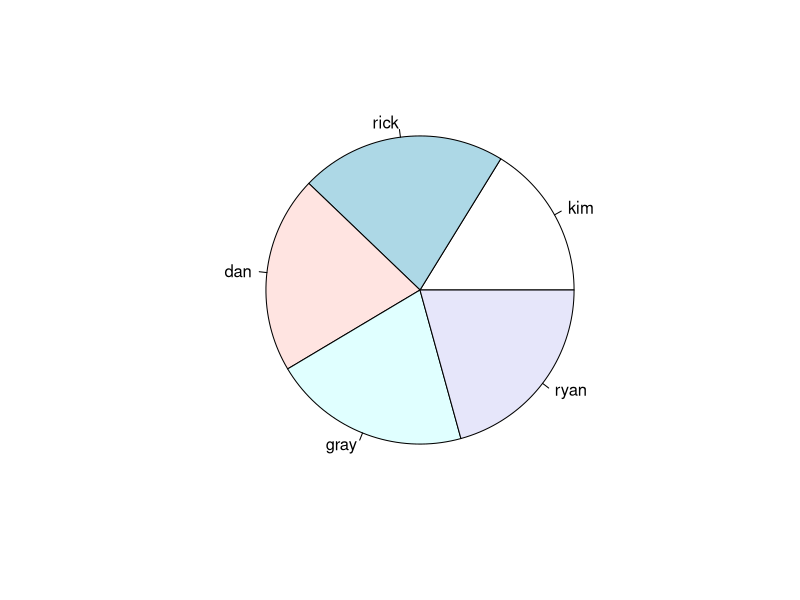
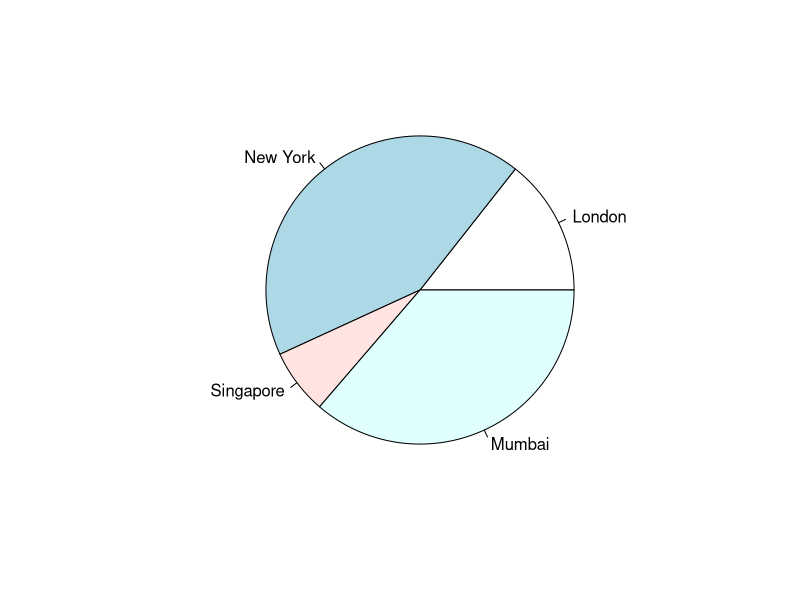
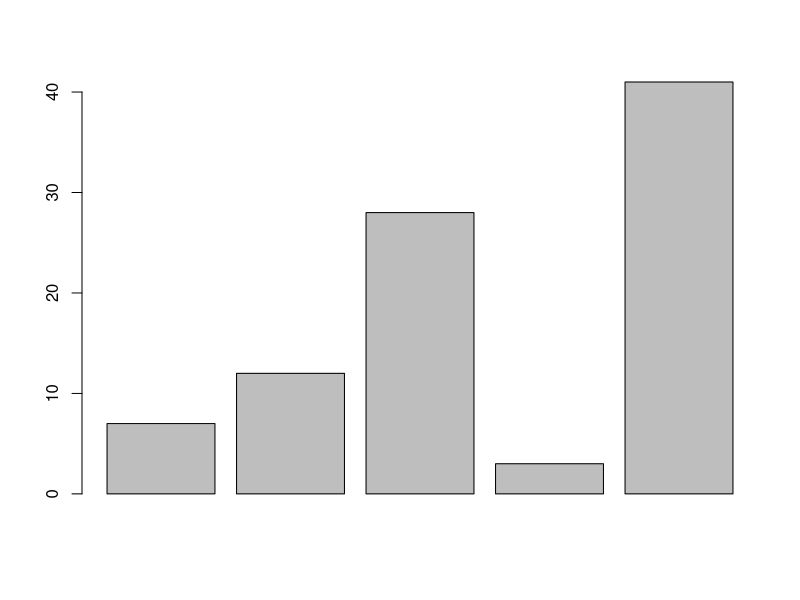
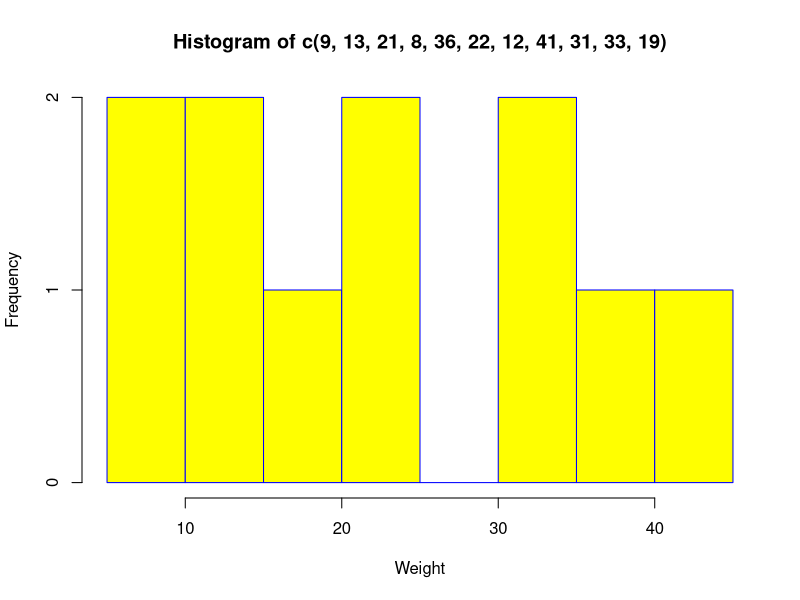
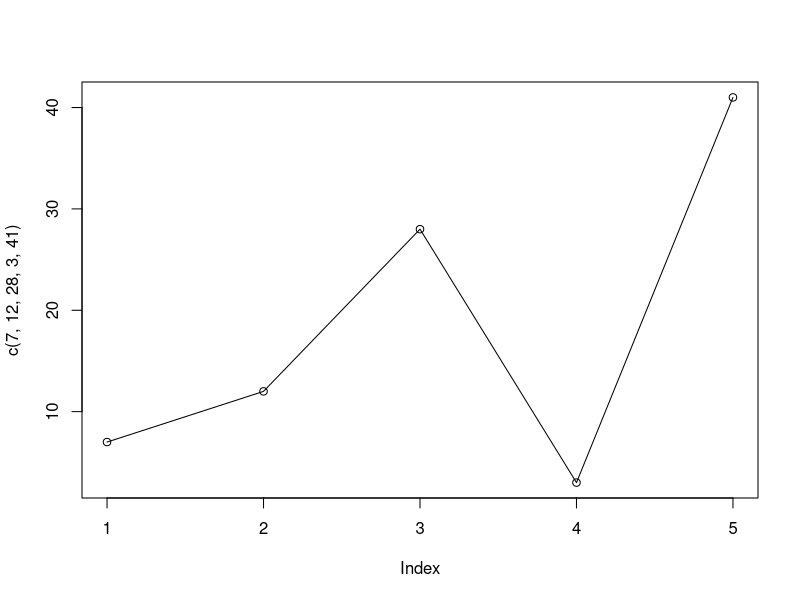
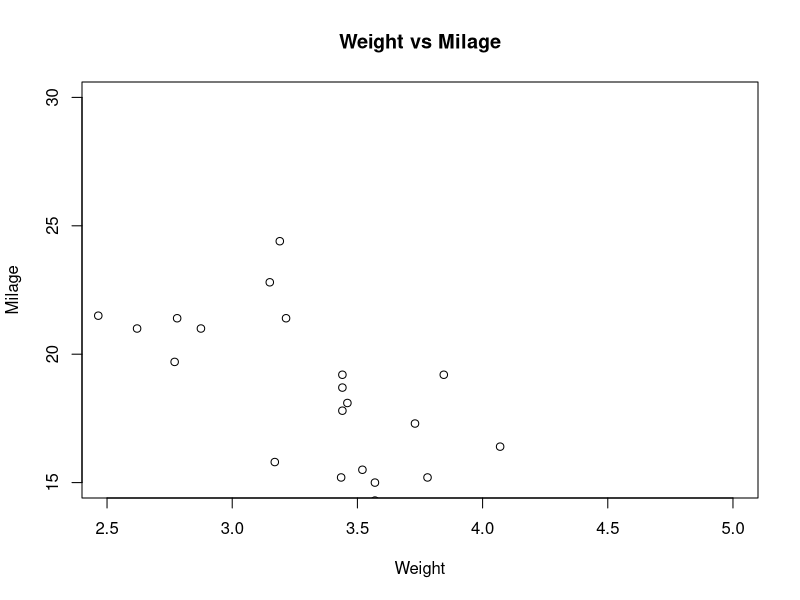
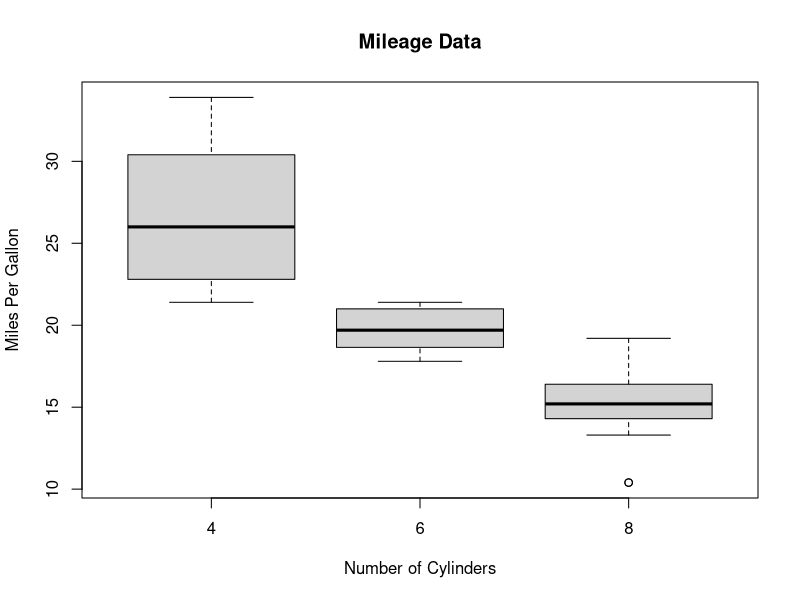

Generate these figures, in order, with R:


grade <- function(name, kor, eng, math){
  res<-c(kor,eng,math)
  return(list(name=name,
           sum=sum(res),
           mean=round(mean(res),2),
           grade=switch(
             toString(mean(res)%/%10),
             "10" = "a",
             "9" = "a",
             "8" = "b",
             "7" = "c",
             "6" = "d",
             "e")))
}

kim <- grade("김길동",60,60,60)
rick <-grade("rick",80,80,80)
dan <-grade("dan",90,60,80)
gray <-grade("gray",90,60,80)
ryan <-grade("ryan",90,60,80)
print(kim)


# Create the data frame.
stu.data <- data.frame(
  no = c (1:5), 
  stu_name = c(kim$name,rick$name,dan$name,gray$name,ryan$name),
  stu_sum = c(kim$sum,rick$sum,dan$sum,gray$sum,ryan$sum),
  #stu_mean = c(kim$mean,rick$mean,dan$mean,gray$mean,ryan$mean),
  #stu_grade = c(kim$grade,rick$grade,dan$grade,gray$grade,ryan$grade),
  stringsAsFactors = FALSE
)
# Print the data frame.			
print(stu.data) 

x <- c(kim$sum,rick$sum,dan$sum,gray$sum,ryan$sum)
labels <- c("kim", "rick", "dan", "gray","ryan")
pie(x,labels)

#pie
x <- c(21, 62, 10, 53)
labels <- c("London", "New York", "Singapore", "Mumbai")
pie(x,labels)
#bar
barplot(c(7,12,28,3,41))

#히스토그램
hist(c(9,13,21,8,36,22,12,41,31,33,19),xlab = "Weight",col = "yellow",border = "blue")

#라인차트
plot(c(7,12,28,3,41),type = "o")

#산포도
input <- mtcars[,c('wt','mpg')]
print(input)
plot(x = input$wt,y = input$mpg,
     xlab = "Weight",
     ylab = "Milage",
     xlim = c(2.5,5),
     ylim = c(15,30),		 
     main = "Weight vs Milage"
)

#주식차트
input <- mtcars[,c('mpg','cyl')]
print(head(input))
boxplot(mpg ~ cyl, data = mtcars, xlab = "Number of Cylinders",
        ylab = "Miles Per Gallon", main = "Mileage Data")
